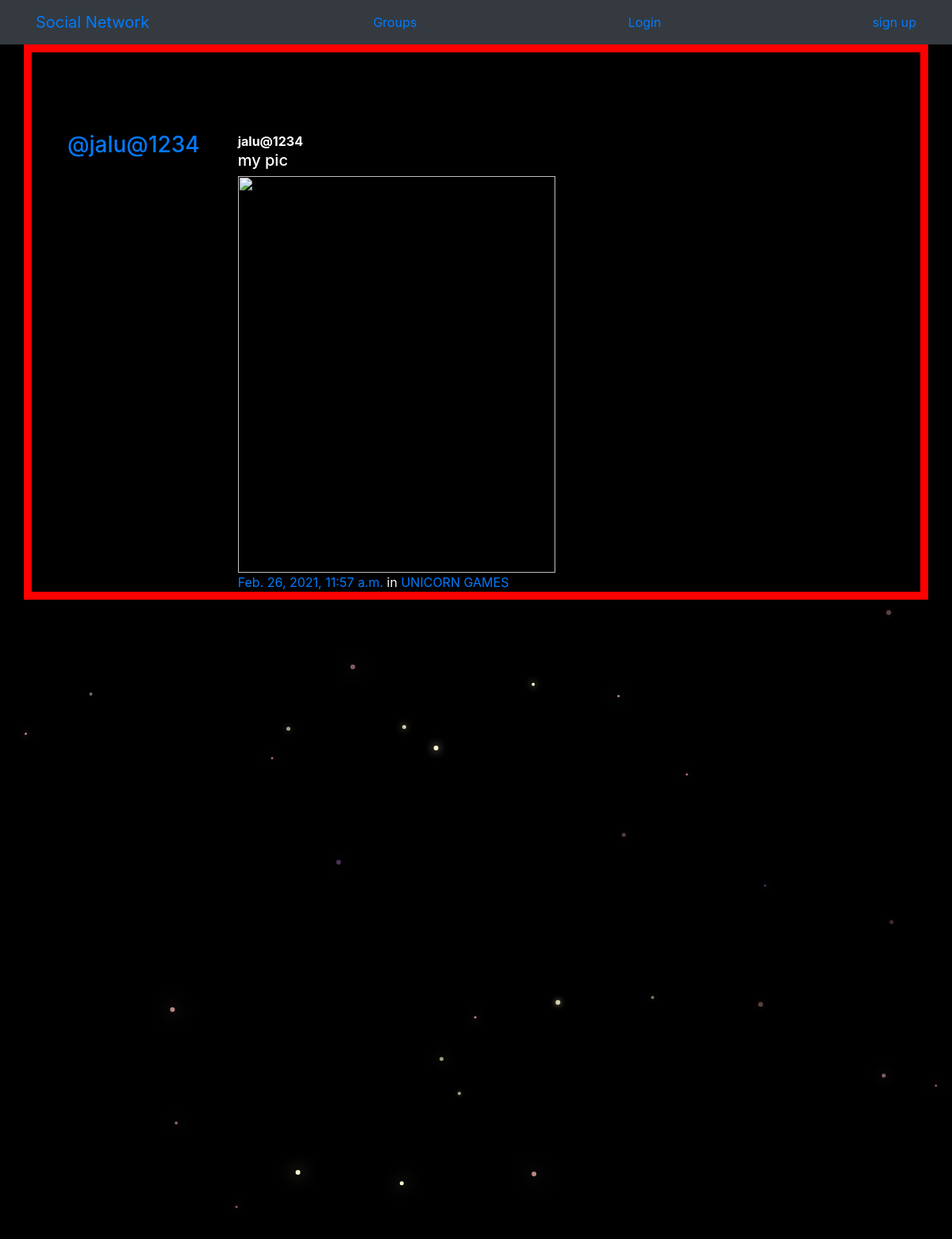
The page /posts/by/jalu@1234/23/ on the database its author committed.
### posts/models.py (models this page shows, shortened)
class Post(models.Model):
    user= models.ForeignKey(User,related_name='posts',on_delete=models.CASCADE)
    created_at= models.DateTimeField(auto_now=True)
    message= models.TextField()
    image = models.ImageField(upload_to="media/pictures/",null=True,blank=True)
    message_html = models.TextField(editable=False)
    group= models.ForeignKey(Group,related_name='posts',null=True,blank=True,on_delete=models.CASCADE)
    class Meta:
        ordering= ['-created_at']
        unique_together= ['user','message','image']

### group/models.py (models this page shows, shortened)
class Group(models.Model):
    name= models.CharField(max_length=255,unique=True)
    slug= models.SlugField(allow_unicode=True,unique=True)
    description= models.TextField(blank=True,default='')
    description_html= models.TextField(editable=False,default='',blank=True)
    members= models.ManyToManyField(User,through='GroupMember')
    class Meta:
        ordering= ['name']

### posts/views.py (the view)
# urls.py: path('by/<username>/<int:pk>/',views.PostDetail.as_view(),name='single'),
class PostDetail(SelectRelatedMixin,generic.DetailView):
    model = models.Post
    select_related = ('user','group')
    def get_queryset(self):
        queryset= super().get_queryset()
        return queryset.filter(user__username__iexact=self.kwargs.get('username'))

### posts/templates/posts/post_detail.html
{% extends "posts/post_base.html" %}
{% block post_content %}
<div class="col-md-8">
    {% include "posts/_post.html" %}
</div>
{% endblock %}

### posts/templates/posts/_post.html (shortened to what this page needs)
<div class="media">
	<h3 class="mr-5"><a href="{% url 'posts:for_user' username=post.user.username %}">@{{ post.user.username }}</a></h3>
	<div class="media-body">
		<strong>{{ post.user.username }}</strong>
		<h5>{{ post.message_html|safe }}</h5>
			<img src="{{ post.image }}" width="400" height="500"><br>
			<time class="time"><a href="{% url 'posts:single' username=post.user.username pk=post.pk %}">{{ post.created_at }}</a></time>
			{% if post.group %}
			<span class="group-name">in <a href="#">{{ post.group.name }}</a></span>
			{% endif %}
	</div>
</div>

### static/css/master.css (style rules this page uses)
html, body { height: 100%; width: 100%; overflow: hidden; background: #191063; margin: 0; }

### static/simplesocial/css/master.css (style rules this page uses)
body { margin: 0; overflow: hidden; background-color: black; color:white; }

### rows shown on the page
Post: user.username "jalu@1234", message_html "my pic", created_at "Feb. 26, 2021, 11:57 a.m.", group.name "UNICORN GAMES"
